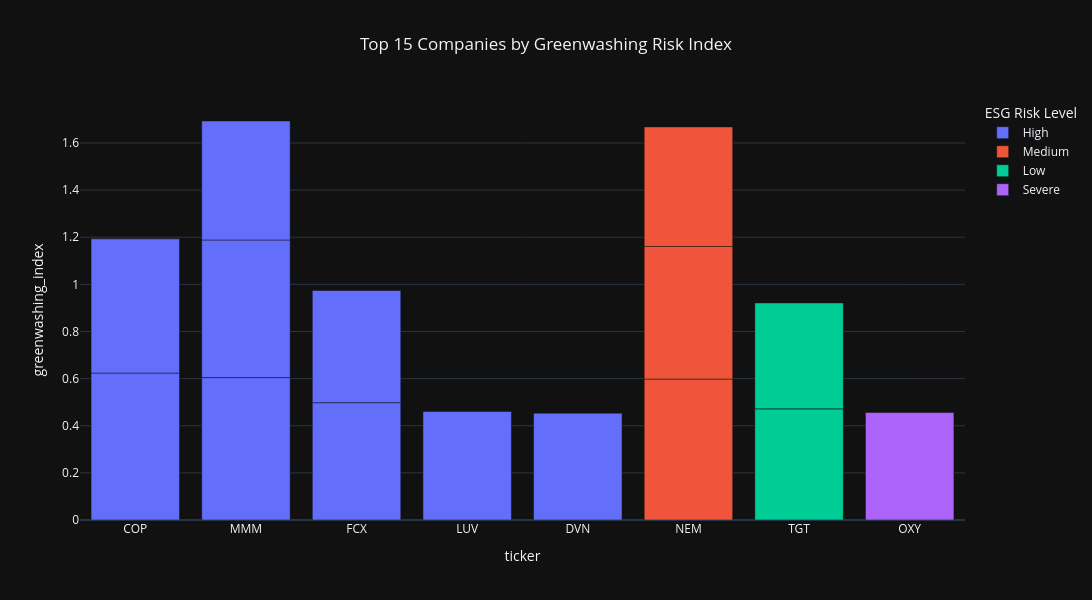

The cell this chart's notebook holds for it:
### Code cell
import plotly.express as px

fig = px.bar(
    top15,
    x="ticker",
    y="greenwashing_index",
    color="ESG Risk Level",
    hover_data=[
        "Sector",
        "Total ESG Risk score"
    ],
    title="Top 15 Companies by Greenwashing Risk Index",
    template="plotly_dark"
)

fig.update_layout(
    width=1100,
    height=600,
    title_x=0.5
)

fig.show()

### Figure 1 — Plotly figure (JSON) as saved in the notebook; plotly's stock layout.template omitted (floating-point values rounded to 4 significant figures)
{"data": [{"customdata": [["Energy", 0.7685], ["Industrials", 0.8694], ["Industrials", 0.8694], ["Energy", 0.7685], ["Industrials", 0.8694], ["Basic Materials", 0.7003], ["Basic Materials", 0.7003], ["Industrials", 0.6736], ["Energy", 0.7656]], "hovertemplate": "ESG Risk Level=High<br>ticker=%{x}<br>greenwashing_index=%{y}<br>Sector=%{customdata[0]}<br>Total ESG Risk score=%{customdata[1]}<extra></extra>", "legendgroup": "High", "marker": {"color": "#636efa", "pattern": {"shape": ""}}, "name": "High", "orientation": "v", "showlegend": true, "textposition": "auto", "type": "bar", "x": ["COP", "MMM", "MMM", "COP", "MMM", "FCX", "FCX", "LUV", "DVN"], "xaxis": "x", "y": [0.6236, 0.6044, 0.584, 0.5697, 0.5049, 0.4978, 0.476, 0.4607, 0.4534], "yaxis": "y"}, {"customdata": [["Basic Materials", 0.3709], ["Basic Materials", 0.3709], ["Basic Materials", 0.3709]], "hovertemplate": "ESG Risk Level=Medium<br>ticker=%{x}<br>greenwashing_index=%{y}<br>Sector=%{customdata[0]}<br>Total ESG Risk score=%{customdata[1]}<extra></extra>", "legendgroup": "Medium", "marker": {"color": "#EF553B", "pattern": {"shape": ""}}, "name": "Medium", "orientation": "v", "showlegend": true, "textposition": "auto", "type": "bar", "x": ["NEM", "NEM", "NEM"], "xaxis": "x", "y": [0.5981, 0.5627, 0.5074], "yaxis": "y"}, {"customdata": [["Consumer Defensive", 0.1899], ["Consumer Defensive", 0.1899]], "hovertemplate": "ESG Risk Level=Low<br>ticker=%{x}<br>greenwashing_index=%{y}<br>Sector=%{customdata[0]}<br>Total ESG Risk score=%{customdata[1]}<extra></extra>", "legendgroup": "Low", "marker": {"color": "#00cc96", "pattern": {"shape": ""}}, "name": "Low", "orientation": "v", "showlegend": true, "textposition": "auto", "type": "bar", "x": ["TGT", "TGT"], "xaxis": "x", "y": [0.4716, 0.4496], "yaxis": "y"}, {"customdata": [["Energy", 1]], "hovertemplate": "ESG Risk Level=Severe<br>ticker=%{x}<br>greenwashing_index=%{y}<br>Sector=%{customdata[0]}<br>Total ESG Risk score=%{customdata[1]}<extra></extra>", "legendgroup": "Severe", "marker": {"color": "#ab63fa", "pattern": {"shape": ""}}, "name": "Severe", "orientation": "v", "showlegend": true, "textposition": "auto", "type": "bar", "x": ["OXY"], "xaxis": "x", "y": [0.4559], "yaxis": "y"}], "layout": {"barmode": "relative", "height": 600, "legend": {"title": {"text": "ESG Risk Level"}, "tracegroupgap": 0}, "title": {"text": "Top 15 Companies by Greenwashing Risk Index", "x": 0.5}, "width": 1100, "xaxis": {"anchor": "y", "domain": [0, 1], "title": {"text": "ticker"}}, "yaxis": {"anchor": "x", "domain": [0, 1], "title": {"text": "greenwashing_index"}}}}
